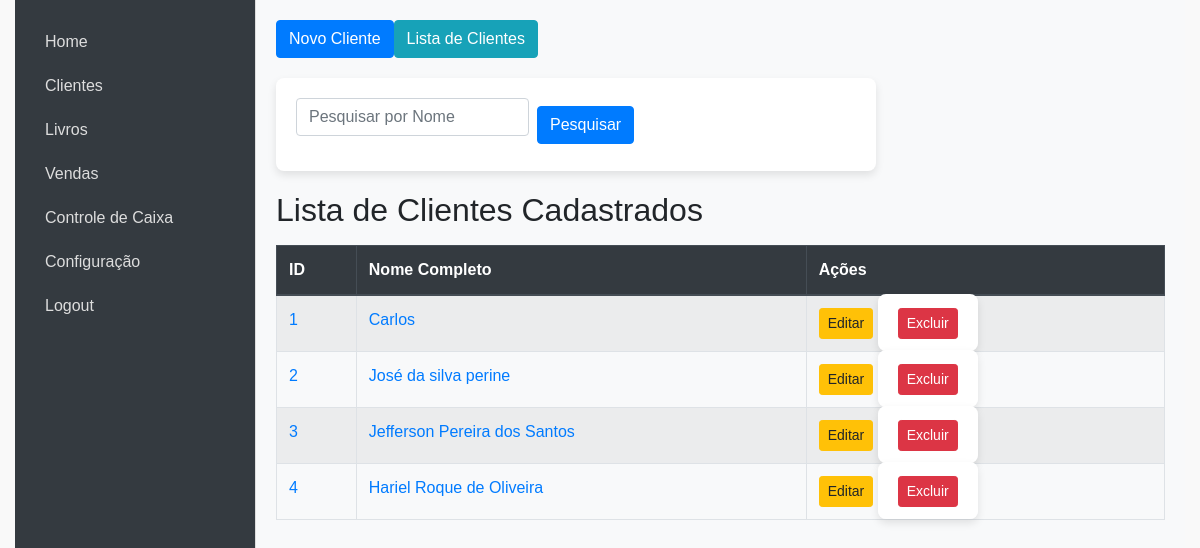
Before: /clientes with the older database file.
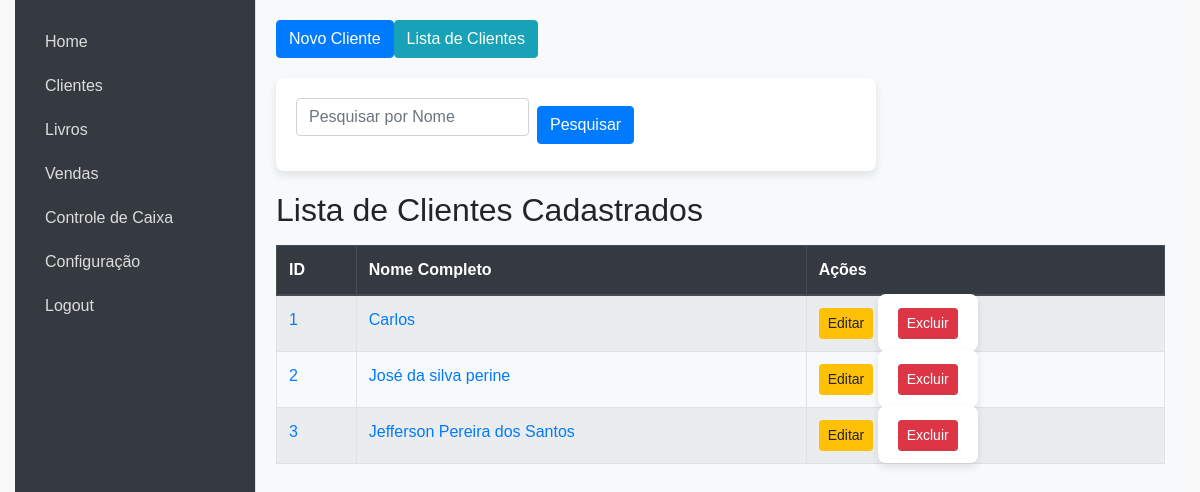
After: the same page with the newer database file.
### models.py (models this page shows, shortened)
class Cliente(db.Model):
    id = db.Column(db.Integer, primary_key=True)
    nome_completo = db.Column(db.String(100), nullable=False)
    data_nascimento = db.Column(db.String(10), nullable=False)
    identidade = db.Column(db.String(50), nullable=False)
    telefone = db.Column(db.String(20), nullable=False)
    email = db.Column(db.String(100), nullable=False)
    rua = db.Column(db.String(100), nullable=False)
    cep = db.Column(db.String(9), nullable=False)
    bairro = db.Column(db.String(100), nullable=False)
    cidade = db.Column(db.String(50), nullable=False)
    profissao = db.Column(db.String(50), nullable=False)
    escolaridade = db.Column(db.String(50), nullable=False)
    data_cadastro = db.Column(db.DateTime, default=datetime.utcnow)

### app.py (the view)
@app.route('/clientes', methods=['GET', 'POST'])
def clientes():
    if request.method == 'POST':
        nome_completo = request.form['nome_completo']
        data_nascimento = request.form['data_nascimento']
        identidade = request.form['identidade']
        telefone = request.form['telefone']
        email = request.form['email']
        rua = request.form['rua']
        cep = request.form['cep']
        bairro = request.form['bairro']
        cidade = request.form['cidade']
        profissao = request.form['profissao']
        escolaridade = request.form['escolaridade']
        novo_cliente = Cliente(
            nome_completo=nome_completo,
            data_nascimento=data_nascimento,
            identidade=identidade,
            telefone=telefone,
            email=email,
            rua=rua,
            cep=cep,
            bairro=bairro,
            cidade=cidade,
            profissao=profissao,
            escolaridade=escolaridade
        )
        try:
            db.session.add(novo_cliente)
            db.session.commit()
            flash('Cliente cadastrado com sucesso!')
            return redirect(url_for('clientes'))
        except Exception as e:
            db.session.rollback()
            flash(f'Erro ao cadastrar cliente: {str(e)}')
            return redirect(url_for('clientes'))
    else:
        nome = request.args.get('nome', '')
        if nome:
            clientes = Cliente.query.filter(Cliente.nome_completo.ilike(f'%{nome}%')).all()
        else:
            clientes = Cliente.query.all()
    return render_template('clientes.html', clientes=clientes, filter_name=nome)

### templates/clientes.html (shortened to what this page needs)
{% extends "index.html" %}
{% block content %}
    <div class="top-menu mb-3 d-flex gap-2">
        <button class="btn btn-primary" onclick="window.location.href='{{ url_for('novo_cliente') }}'">Novo Cliente</button>
        <button class="btn btn-info" onclick="window.location.href='{{ url_for('clientes') }}'">Lista de Clientes</button>
    </div>
    <div id="pesquisarForm" class="hidden mb-3">
        <form action="{{ url_for('clientes') }}" method="GET" class="form-inline">
            <input type="text" class="form-control mr-2" name="nome" placeholder="Pesquisar por Nome" value="{{ request.args.get('nome', '') }}">
            <button type="submit" class="btn btn-primary">Pesquisar</button>
        </form>
    </div>
    <h2>Lista de Clientes Cadastrados</h2>
    <table class="table table-striped table-bordered mt-3">
        <thead class="thead-dark">
            <tr>
                <th>ID</th>
                <th>Nome Completo</th>
                <th>Ações</th>
            </tr>
        </thead>
        <tbody>
            {% for cliente in clientes %}
            <tr>
                <td><a href="{{ url_for('visualizar_cliente', id=cliente.id) }}" target="_blank">{{ cliente.id }}</a></td>
                <td><a href="{{ url_for('visualizar_cliente', id=cliente.id) }}" target="_blank">{{ cliente.nome_completo }}</a></td>
                <td>
                    <a href="{{ url_for('editar_cliente', id=cliente.id) }}" class="btn btn-sm btn-warning">Editar</a>
                    <form action="{{ url_for('deletar_cliente', id=cliente.id) }}" method="POST" style="display:inline;">
                        <button type="submit" class="btn btn-sm btn-danger" onclick="return confirmarExclusao()">Excluir</button>
                    </form>
                </td>
            </tr>
            {% endfor %}
        </tbody>
    </table>
{% endblock %}

Changed rows visible on the page:
removed Cliente: id "4", nome_completo "Hariel Roque de Oliveira"
